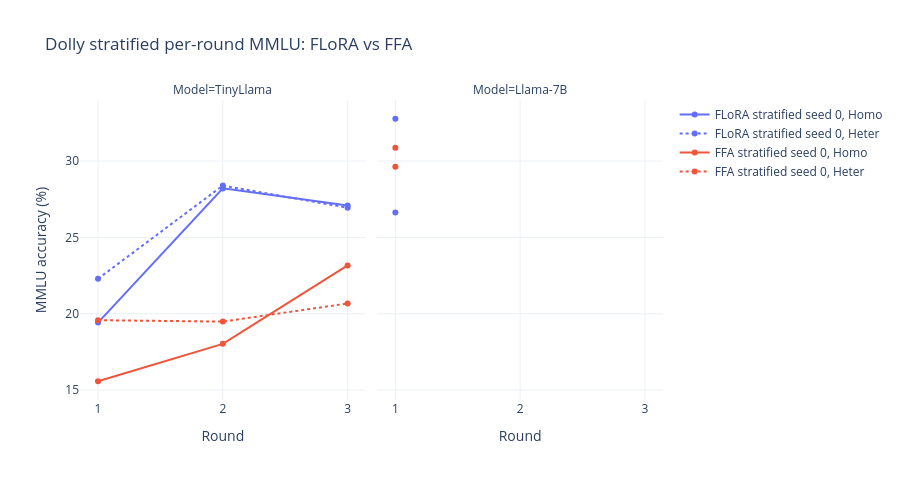

Notebook code cell kept with this figure:
### Code cell
round_rows = []
for key in EXP_KEYS:
    for method, results in [
        ('FLoRA stratified seed 0', flora_stratified_results),
        ('FFA stratified seed 0', ffa_stratified_results),
    ]:
        scores = results.get(key) or []
        for idx, score in enumerate(scores, start=1):
            round_rows.append({
                'Experiment': LABELS[key],
                'Model': MODELS[key],
                'Setting': SETTINGS[key],
                'Method': method,
                'Round': idx,
                'Accuracy': score,
            })

round_df = pd.DataFrame(round_rows)
make_round_curve(round_df, 'Dolly stratified per-round MMLU: FLoRA vs FFA')

### Figure 1 — Plotly figure (JSON) as saved in the notebook; plotly's stock layout.template omitted (floating-point values rounded to 4 significant figures)
{"data": [{"hovertemplate": "Method=FLoRA stratified seed 0<br>Setting=Homo<br>Model=TinyLlama<br>Round=%{x}<br>MMLU accuracy (%)=%{y}<extra></extra>", "legendgroup": "FLoRA stratified seed 0, Homo", "line": {"color": "#636efa", "dash": "solid"}, "marker": {"symbol": "circle"}, "mode": "lines+markers", "name": "FLoRA stratified seed 0, Homo", "orientation": "v", "showlegend": true, "type": "scatter", "x": [1, 2, 3], "xaxis": "x", "y": [19.42, 28.21, 27.09], "yaxis": "y"}, {"hovertemplate": "Method=FLoRA stratified seed 0<br>Setting=Homo<br>Model=Llama-7B<br>Round=%{x}<br>MMLU accuracy (%)=%{y}<extra></extra>", "legendgroup": "FLoRA stratified seed 0, Homo", "line": {"color": "#636efa", "dash": "solid"}, "marker": {"symbol": "circle"}, "mode": "lines+markers", "name": "FLoRA stratified seed 0, Homo", "orientation": "v", "showlegend": false, "type": "scatter", "x": [1], "xaxis": "x2", "y": [26.63], "yaxis": "y2"}, {"hovertemplate": "Method=FLoRA stratified seed 0<br>Setting=Heter<br>Model=TinyLlama<br>Round=%{x}<br>MMLU accuracy (%)=%{y}<extra></extra>", "legendgroup": "FLoRA stratified seed 0, Heter", "line": {"color": "#636efa", "dash": "dot"}, "marker": {"symbol": "circle"}, "mode": "lines+markers", "name": "FLoRA stratified seed 0, Heter", "orientation": "v", "showlegend": true, "type": "scatter", "x": [1, 2, 3], "xaxis": "x", "y": [22.29, 28.4, 26.94], "yaxis": "y"}, {"hovertemplate": "Method=FLoRA stratified seed 0<br>Setting=Heter<br>Model=Llama-7B<br>Round=%{x}<br>MMLU accuracy (%)=%{y}<extra></extra>", "legendgroup": "FLoRA stratified seed 0, Heter", "line": {"color": "#636efa", "dash": "dot"}, "marker": {"symbol": "circle"}, "mode": "lines+markers", "name": "FLoRA stratified seed 0, Heter", "orientation": "v", "showlegend": false, "type": "scatter", "x": [1], "xaxis": "x2", "y": [32.77], "yaxis": "y2"}, {"hovertemplate": "Method=FFA stratified seed 0<br>Setting=Homo<br>Model=TinyLlama<br>Round=%{x}<br>MMLU accuracy (%)=%{y}<extra></extra>", "legendgroup": "FFA stratified seed 0, Homo", "line": {"color": "#EF553B", "dash": "solid"}, "marker": {"symbol": "circle"}, "mode": "lines+markers", "name": "FFA stratified seed 0, Homo", "orientation": "v", "showlegend": true, "type": "scatter", "x": [1, 2, 3], "xaxis": "x", "y": [15.58, 18.03, 23.17], "yaxis": "y"}, {"hovertemplate": "Method=FFA stratified seed 0<br>Setting=Homo<br>Model=Llama-7B<br>Round=%{x}<br>MMLU accuracy (%)=%{y}<extra></extra>", "legendgroup": "FFA stratified seed 0, Homo", "line": {"color": "#EF553B", "dash": "solid"}, "marker": {"symbol": "circle"}, "mode": "lines+markers", "name": "FFA stratified seed 0, Homo", "orientation": "v", "showlegend": false, "type": "scatter", "x": [1], "xaxis": "x2", "y": [29.63], "yaxis": "y2"}, {"hovertemplate": "Method=FFA stratified seed 0<br>Setting=Heter<br>Model=TinyLlama<br>Round=%{x}<br>MMLU accuracy (%)=%{y}<extra></extra>", "legendgroup": "FFA stratified seed 0, Heter", "line": {"color": "#EF553B", "dash": "dot"}, "marker": {"symbol": "circle"}, "mode": "lines+markers", "name": "FFA stratified seed 0, Heter", "orientation": "v", "showlegend": true, "type": "scatter", "x": [1, 2, 3], "xaxis": "x", "y": [19.58, 19.49, 20.67], "yaxis": "y"}, {"hovertemplate": "Method=FFA stratified seed 0<br>Setting=Heter<br>Model=Llama-7B<br>Round=%{x}<br>MMLU accuracy (%)=%{y}<extra></extra>", "legendgroup": "FFA stratified seed 0, Heter", "line": {"color": "#EF553B", "dash": "dot"}, "marker": {"symbol": "circle"}, "mode": "lines+markers", "name": "FFA stratified seed 0, Heter", "orientation": "v", "showlegend": false, "type": "scatter", "x": [1], "xaxis": "x2", "y": [30.88], "yaxis": "y2"}], "layout": {"annotations": [{"font": {}, "showarrow": false, "text": "Model=TinyLlama", "x": 0.245, "xanchor": "center", "xref": "paper", "y": 1, "yanchor": "bottom", "yref": "paper"}, {"font": {}, "showarrow": false, "text": "Model=Llama-7B", "x": 0.755, "xanchor": "center", "xref": "paper", "y": 1, "yanchor": "bottom", "yref": "paper"}], "height": 480, "legend": {"title": {"text": ""}, "tracegroupgap": 0}, "title": {"text": "Dolly stratified per-round MMLU: FLoRA vs FFA"}, "xaxis": {"anchor": "y", "domain": [0, 0.49], "dtick": 1, "title": {"text": "Round"}}, "xaxis2": {"anchor": "y2", "domain": [0.51, 1], "dtick": 1, "matches": "x", "title": {"text": "Round"}}, "yaxis": {"anchor": "x", "domain": [0, 1], "title": {"text": "MMLU accuracy (%)"}}, "yaxis2": {"anchor": "x2", "domain": [0, 1], "matches": "y", "showticklabels": false}}}
